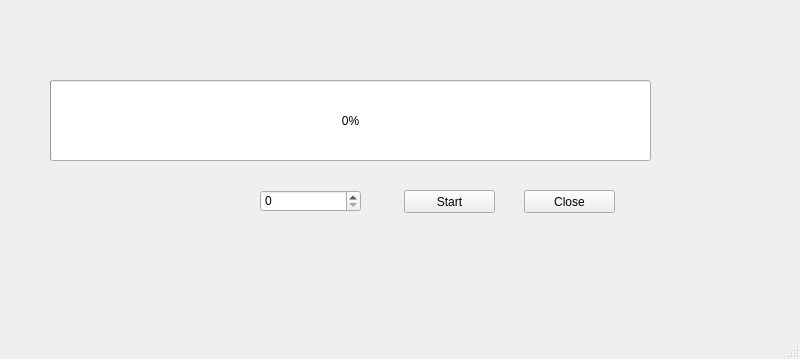
<?xml version="1.0" encoding="UTF-8"?>
<ui version="4.0">
 <class>DialogSort</class>
 <widget class="QMainWindow" name="DialogSort">
  <property name="geometry">
   <rect>
    <x>0</x>
    <y>0</y>
    <width>800</width>
    <height>359</height>
   </rect>
  </property>
  <property name="windowTitle">
   <string>MainWindow</string>
  </property>
  <widget class="QWidget" name="centralwidget">
   <widget class="QProgressBar" name="pPercentage">
    <property name="geometry">
     <rect>
      <x>50</x>
      <y>80</y>
      <width>601</width>
      <height>81</height>
     </rect>
    </property>
    <property name="value">
     <number>0</number>
    </property>
   </widget>
   <widget class="QPushButton" name="btnStart">
    <property name="geometry">
     <rect>
      <x>404</x>
      <y>190</y>
      <width>91</width>
      <height>23</height>
     </rect>
    </property>
    <property name="text">
     <string>Start</string>
    </property>
   </widget>
   <widget class="QPushButton" name="btnClose">
    <property name="geometry">
     <rect>
      <x>524</x>
      <y>190</y>
      <width>91</width>
      <height>23</height>
     </rect>
    </property>
    <property name="text">
     <string>Close</string>
    </property>
   </widget>
   <widget class="QSpinBox" name="sbCount">
    <property name="geometry">
     <rect>
      <x>260</x>
      <y>190</y>
      <width>101</width>
      <height>22</height>
     </rect>
    </property>
    <property name="maximum">
     <number>1000000000</number>
    </property>
   </widget>
  </widget>
  <widget class="QMenuBar" name="menubar">
   <property name="geometry">
    <rect>
     <x>0</x>
     <y>0</y>
     <width>800</width>
     <height>21</height>
    </rect>
   </property>
  </widget>
  <widget class="QStatusBar" name="statusbar"/>
 </widget>
 <resources/>
 <connections/>
</ui>
